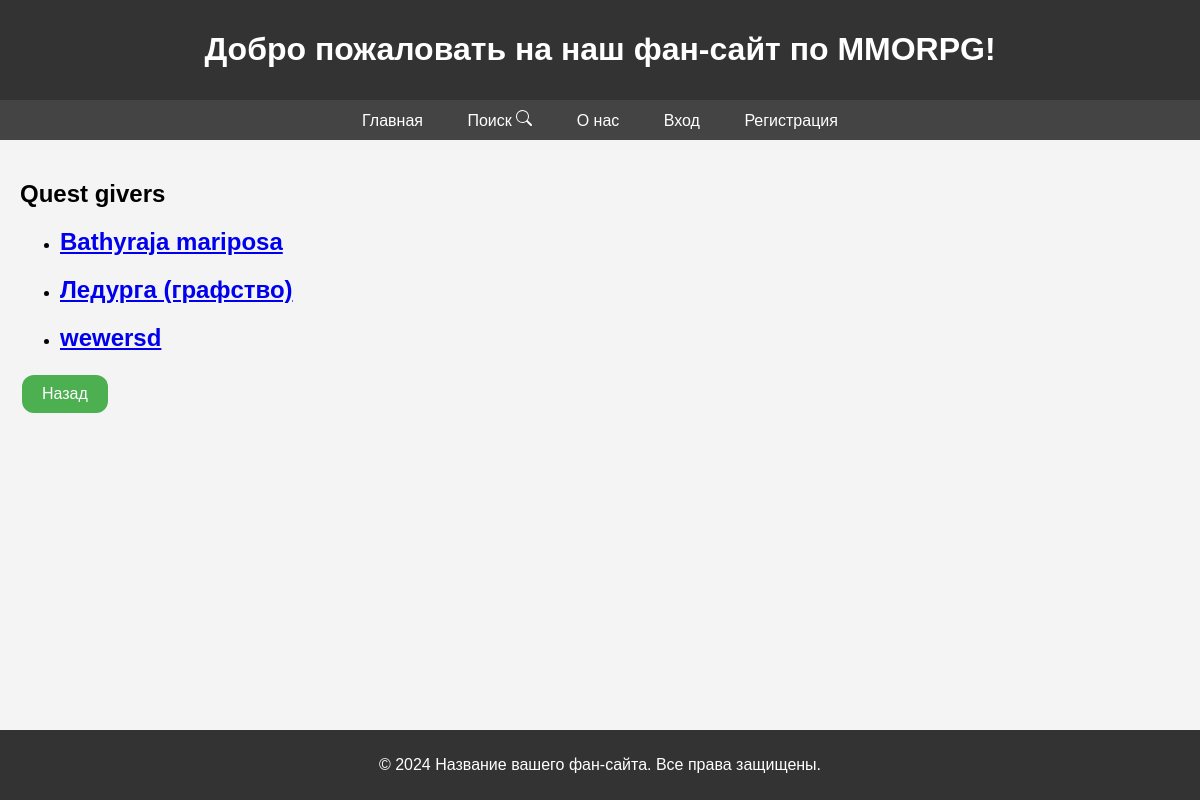
Page /category/Quest givers/ on the committed database.
### fan_board/models.py (models this page shows, shortened)
class Category(models.Model):
    name = models.CharField(max_length=100, unique=True, verbose_name='Имя категории')
    class Meta:
        verbose_name = 'Категория'
        verbose_name_plural = 'Категории'
    def __str__(self):
        return '{}'.format(self.name)

class Advertisement(models.Model):
    ad_author = models.ForeignKey(settings.AUTH_USER_MODEL, on_delete=models.CASCADE, verbose_name='Автор')
    ad_category = models.ForeignKey(Category, on_delete=models.CASCADE, verbose_name='Категория')
    headline = models.CharField(max_length=100, verbose_name='Заголовок')
    content = CKEditor5Field(verbose_name='Полное описание', config_name='extends')
    image = models.ImageField(upload_to='img/', null=True, blank=True, verbose_name='Изображение')
    created_at = models.DateTimeField(auto_now_add=True, verbose_name='Дата публикации')
    class Meta:
        verbose_name = 'Объявление'
        verbose_name_plural = 'Объявления'

### fan_board/views.py (the view)
# urls.py: path('category/<str:slug>/', views.CategoryAdsView.as_view(), name='category_ads'),
class CategoryAdsView(generic.ListView):
    model = Advertisement
    template_name = 'fan_board/category_ads.html'
    context_object_name = 'cat_list'
    slug_field = 'slug'
    slug_url_kwarg = 'slug'
    paginate_by = 5
    def get_queryset(self):
        return Advertisement.objects.filter(ad_category__name=self.kwargs['slug'])
    def get_context_data(self, **kwargs):
        context = super().get_context_data(**kwargs)
        context['category_name'] = get_object_or_404(Category, name=self.kwargs['slug'])
        paginator = Paginator(context['cat_list'], self.paginate_by)
        page_number = self.request.GET.get('page')
        page_obj = paginator.get_page(page_number)
        context['cat_list'] = page_obj
        return context

### fan_board/templates/fan_board/category_ads.html (shortened to what this page needs)
{% extends "base.html" %}
{% block content %}
<div class="content">
    <div class="row">
        <div class="col-md-6">
            <h1 class="fw-bolder mb-1">{{ category_name }}</h1>
        </div>
    </div>
    <div class="row">
        <div class="col-md-12">
            {% if cat_list %}
                <ul class="list-group">
                    {% for ad in cat_list %}
                        <li class="list-group-item">
                            <h2><a href="{% url 'fan_board:ads_detail' ad.headline %}">{{ ad.headline }}</a></h2>
                        </li>
                    {% endfor %}
                </ul>
            {% else %}
                <p>В данной категории нет объявлений.</p>
            {% endif %}
        </div>
    </div>
    <div class="row">
        <div class="col-md-6 text-end">
            <button class="btn btn-colorful" onclick="history.back()">Назад</button>
        </div>
    </div>
</div>
{% endblock content %}

### fan_board/templates/fan_board/category_ads.html (style rules this page uses)
.btn-colorful { background-color: #4CAF50; border: none; color: white; padding: 10px 20px; text-align: center; text-decoration: none; display: inline-block; font-size: 16px; margin: 4px 2px; cursor: pointer; border-radius: 12px; }

### rows in the picture
Category: name "Quest givers"
Advertisement: headline "Bathyraja mariposa"
Advertisement: headline "Ледурга (графство)"
Advertisement: headline "wewersd"
